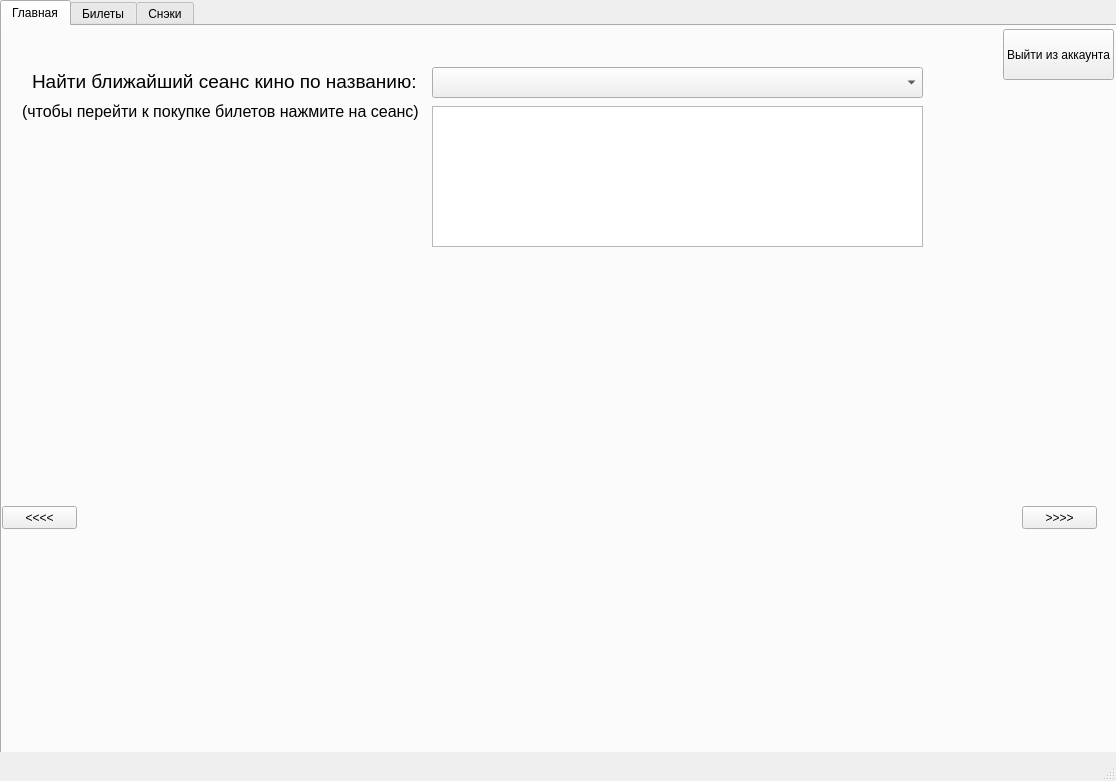
<?xml version="1.0" encoding="UTF-8"?>
<ui version="4.0">
 <class>MainWindow</class>
 <widget class="QMainWindow" name="MainWindow">
  <property name="geometry">
   <rect>
    <x>0</x>
    <y>0</y>
    <width>1116</width>
    <height>781</height>
   </rect>
  </property>
  <property name="windowTitle">
   <string>Сеть Кинотеатров</string>
  </property>
  <widget class="QWidget" name="centralwidget">
   <widget class="QTabWidget" name="tabWidget">
    <property name="geometry">
     <rect>
      <x>0</x>
      <y>0</y>
      <width>1121</width>
      <height>811</height>
     </rect>
    </property>
    <property name="currentIndex">
     <number>0</number>
    </property>
    <widget class="QWidget" name="tab">
     <attribute name="title">
      <string>Главная</string>
     </attribute>
     <widget class="QLabel" name="playbill_image">
      <property name="geometry">
       <rect>
        <x>0</x>
        <y>260</y>
        <width>1111</width>
        <height>481</height>
       </rect>
      </property>
      <property name="text">
       <string/>
      </property>
     </widget>
     <widget class="QPushButton" name="left_image">
      <property name="geometry">
       <rect>
        <x>0</x>
        <y>480</y>
        <width>75</width>
        <height>23</height>
       </rect>
      </property>
      <property name="text">
       <string>&lt;&lt;&lt;&lt;</string>
      </property>
     </widget>
     <widget class="QPushButton" name="right_image">
      <property name="geometry">
       <rect>
        <x>1020</x>
        <y>480</y>
        <width>75</width>
        <height>23</height>
       </rect>
      </property>
      <property name="text">
       <string>&gt;&gt;&gt;&gt;</string>
      </property>
     </widget>
     <widget class="QLabel" name="label_30">
      <property name="geometry">
       <rect>
        <x>30</x>
        <y>30</y>
        <width>421</width>
        <height>51</height>
       </rect>
      </property>
      <property name="font">
       <font>
        <pointsize>14</pointsize>
       </font>
      </property>
      <property name="text">
       <string>Найти ближайший сеанс кино по названию:</string>
      </property>
     </widget>
     <widget class="QListWidget" name="nearst_sessions">
      <property name="geometry">
       <rect>
        <x>430</x>
        <y>80</y>
        <width>491</width>
        <height>141</height>
       </rect>
      </property>
     </widget>
     <widget class="QLabel" name="label_31">
      <property name="geometry">
       <rect>
        <x>20</x>
        <y>60</y>
        <width>411</width>
        <height>51</height>
       </rect>
      </property>
      <property name="font">
       <font>
        <pointsize>12</pointsize>
       </font>
      </property>
      <property name="text">
       <string>(чтобы перейти к покупке билетов нажмите на сеанс)</string>
      </property>
     </widget>
     <widget class="QComboBox" name="title_nearst">
      <property name="geometry">
       <rect>
        <x>430</x>
        <y>41</y>
        <width>491</width>
        <height>31</height>
       </rect>
      </property>
      <property name="font">
       <font>
        <pointsize>11</pointsize>
       </font>
      </property>
     </widget>
    </widget>
    <widget class="QWidget" name="tab_2">
     <attribute name="title">
      <string>Билеты</string>
     </attribute>
     <widget class="QPushButton" name="pay">
      <property name="geometry">
       <rect>
        <x>880</x>
        <y>120</y>
        <width>75</width>
        <height>23</height>
       </rect>
      </property>
      <property name="text">
       <string>Купить</string>
      </property>
     </widget>
     <widget class="QComboBox" name="combo_time">
      <property name="geometry">
       <rect>
        <x>678</x>
        <y>20</y>
        <width>171</width>
        <height>22</height>
       </rect>
      </property>
     </widget>
     <widget class="QLabel" name="label_price">
      <property name="geometry">
       <rect>
        <x>860</x>
        <y>80</y>
        <width>71</width>
        <height>21</height>
       </rect>
      </property>
      <property name="font">
       <font>
        <pointsize>14</pointsize>
       </font>
      </property>
      <property name="text">
       <string>Сумма:</string>
      </property>
     </widget>
     <widget class="QLCDNumber" name="price">
      <property name="geometry">
       <rect>
        <x>920</x>
        <y>80</y>
        <width>91</width>
        <height>23</height>
       </rect>
      </property>
     </widget>
     <widget class="QComboBox" name="combo_cinema">
      <property name="geometry">
       <rect>
        <x>90</x>
        <y>20</y>
        <width>151</width>
        <height>22</height>
       </rect>
      </property>
     </widget>
     <widget class="QComboBox" name="combo_sessions">
      <property name="geometry">
       <rect>
        <x>430</x>
        <y>20</y>
        <width>151</width>
        <height>22</height>
       </rect>
      </property>
     </widget>
     <widget class="QComboBox" name="combo_halls">
      <property name="geometry">
       <rect>
        <x>327</x>
        <y>20</y>
        <width>51</width>
        <height>22</height>
       </rect>
      </property>
     </widget>
     <widget class="QPushButton" name="choose_btn">
      <property name="geometry">
       <rect>
        <x>858</x>
        <y>20</y>
        <width>101</width>
        <height>23</height>
       </rect>
      </property>
      <property name="text">
       <string>Выбрать место</string>
      </property>
     </widget>
     <widget class="QWidget" name="horizontalLayoutWidget">
      <property name="geometry">
       <rect>
        <x>70</x>
        <y>60</y>
        <width>761</width>
        <height>17</height>
       </rect>
      </property>
      <layout class="QHBoxLayout" name="horizontalLayout">
       <item>
        <widget class="QLabel" name="label_7">
         <property name="text">
          <string>1</string>
         </property>
        </widget>
       </item>
       <item>
        <widget class="QLabel" name="label_15">
         <property name="text">
          <string>2</string>
         </property>
        </widget>
       </item>
       <item>
        <widget class="QLabel" name="label_23">
         <property name="text">
          <string>3</string>
         </property>
        </widget>
       </item>
       <item>
        <widget class="QLabel" name="label_26">
         <property name="text">
          <string>4</string>
         </property>
        </widget>
       </item>
       <item>
        <widget class="QLabel" name="label_25">
         <property name="text">
          <string>5</string>
         </property>
        </widget>
       </item>
       <item>
        <widget class="QLabel" name="label_24">
         <property name="text">
          <string>6</string>
         </property>
        </widget>
       </item>
       <item>
        <widget class="QLabel" name="label_22">
         <property name="text">
          <string>7</string>
         </property>
        </widget>
       </item>
       <item>
        <widget class="QLabel" name="label_21">
         <property name="text">
          <string>8</string>
         </property>
        </widget>
       </item>
       <item>
        <widget class="QLabel" name="label_20">
         <property name="text">
          <string>9</string>
         </property>
        </widget>
       </item>
       <item>
        <widget class="QLabel" name="label_19">
         <property name="text">
          <string>10</string>
         </property>
        </widget>
       </item>
       <item>
        <widget class="QLabel" name="label_18">
         <property name="text">
          <string>11</string>
         </property>
        </widget>
       </item>
       <item>
        <widget class="QLabel" name="label_17">
         <property name="text">
          <string>12</string>
         </property>
        </widget>
       </item>
       <item>
        <widget class="QLabel" name="label_16">
         <property name="text">
          <string>13</string>
         </property>
        </widget>
       </item>
       <item>
        <widget class="QLabel" name="label_14">
         <property name="text">
          <string>14</string>
         </property>
        </widget>
       </item>
       <item>
        <widget class="QLabel" name="label_13">
         <property name="text">
          <string>15</string>
         </property>
        </widget>
       </item>
       <item>
        <widget class="QLabel" name="label_12">
         <property name="text">
          <string>16</string>
         </property>
        </widget>
       </item>
       <item>
        <widget class="QLabel" name="label_11">
         <property name="text">
          <string>17</string>
         </property>
        </widget>
       </item>
       <item>
        <widget class="QLabel" name="label_10">
         <property name="text">
          <string>18</string>
         </property>
        </widget>
       </item>
       <item>
        <widget class="QLabel" name="label_9">
         <property name="text">
          <string>19</string>
         </property>
        </widget>
       </item>
       <item>
        <widget class="QLabel" name="label_8">
         <property name="text">
          <string>20</string>
         </property>
        </widget>
       </item>
       <item>
        <widget class="QLabel" name="label_6">
         <property name="text">
          <string>21</string>
         </property>
        </widget>
       </item>
       <item>
        <widget class="QLabel" name="label_5">
         <property name="text">
          <string>22</string>
         </property>
        </widget>
       </item>
       <item>
        <widget class="QLabel" name="label_4">
         <property name="text">
          <string>23</string>
         </property>
        </widget>
       </item>
       <item>
        <widget class="QLabel" name="label_3">
         <property name="text">
          <string>24</string>
         </property>
        </widget>
       </item>
       <item>
        <widget class="QLabel" name="label_2">
         <property name="text">
          <string>25</string>
         </property>
        </widget>
       </item>
       <item>
        <widget class="QLabel" name="label_53">
         <property name="text">
          <string>26</string>
         </property>
        </widget>
       </item>
       <item>
        <widget class="QLabel" name="label_55">
         <property name="text">
          <string>27</string>
         </property>
        </widget>
       </item>
       <item>
        <widget class="QLabel" name="label_54">
         <property name="text">
          <string>28</string>
         </property>
        </widget>
       </item>
       <item>
        <widget class="QLabel" name="label_56">
         <property name="text">
          <string>29</string>
         </property>
        </widget>
       </item>
       <item>
        <widget class="QLabel" name="label_58">
         <property name="text">
          <string>30</string>
         </property>
        </widget>
       </item>
       <item>
        <widget class="QLabel" name="label_59">
         <property name="text">
          <string>31</string>
         </property>
        </widget>
       </item>
       <item>
        <widget class="QLabel" name="label_57">
         <property name="text">
          <string>32</string>
         </property>
        </widget>
       </item>
       <item>
        <widget class="QLabel" name="label_60">
         <property name="text">
          <string>33</string>
         </property>
        </widget>
       </item>
       <item>
        <widget class="QLabel" name="label_62">
         <property name="text">
          <string>34</string>
         </property>
        </widget>
       </item>
       <item>
        <widget class="QLabel" name="label_61">
         <property name="text">
          <string>35</string>
         </property>
        </widget>
       </item>
      </layout>
     </widget>
     <widget class="QWidget" name="verticalLayoutWidget">
      <property name="geometry">
       <rect>
        <x>30</x>
        <y>90</y>
        <width>16</width>
        <height>631</height>
       </rect>
      </property>
      <layout class="QVBoxLayout" name="verticalLayout">
       <item>
        <widget class="QLabel" name="label_63">
         <property name="text">
          <string>1</string>
         </property>
        </widget>
       </item>
       <item>
        <widget class="QLabel" name="label_69">
         <property name="text">
          <string>2</string>
         </property>
        </widget>
       </item>
       <item>
        <widget class="QLabel" name="label_74">
         <property name="text">
          <string>3</string>
         </property>
        </widget>
       </item>
       <item>
        <widget class="QLabel" name="label_75">
         <property name="text">
          <string>4</string>
         </property>
        </widget>
       </item>
       <item>
        <widget class="QLabel" name="label_79">
         <property name="text">
          <string>5</string>
         </property>
        </widget>
       </item>
       <item>
        <widget class="QLabel" name="label_81">
         <property name="text">
          <string>6</string>
         </property>
        </widget>
       </item>
       <item>
        <widget class="QLabel" name="label_83">
         <property name="text">
          <string>7</string>
         </property>
        </widget>
       </item>
       <item>
        <widget class="QLabel" name="label_106">
         <property name="text">
          <string>8</string>
         </property>
        </widget>
       </item>
       <item>
        <widget class="QLabel" name="label_110">
         <property name="text">
          <string>9</string>
         </property>
        </widget>
       </item>
       <item>
        <widget class="QLabel" name="label_112">
         <property name="text">
          <string>10</string>
         </property>
        </widget>
       </item>
       <item>
        <widget class="QLabel" name="label_114">
         <property name="text">
          <string>11</string>
         </property>
        </widget>
       </item>
       <item>
        <widget class="QLabel" name="label_116">
         <property name="text">
          <string>12</string>
         </property>
        </widget>
       </item>
       <item>
        <widget class="QLabel" name="label_119">
         <property name="text">
          <string>13</string>
         </property>
        </widget>
       </item>
       <item>
        <widget class="QLabel" name="label_121">
         <property name="text">
          <string>14</string>
         </property>
        </widget>
       </item>
       <item>
        <widget class="QLabel" name="label_120">
         <property name="text">
          <string>15</string>
         </property>
        </widget>
       </item>
       <item>
        <widget class="QLabel" name="label_118">
         <property name="text">
          <string>16</string>
         </property>
        </widget>
       </item>
       <item>
        <widget class="QLabel" name="label_117">
         <property name="text">
          <string>17</string>
         </property>
        </widget>
       </item>
       <item>
        <widget class="QLabel" name="label_115">
         <property name="text">
          <string>18</string>
         </property>
        </widget>
       </item>
       <item>
        <widget class="QLabel" name="label_113">
         <property name="text">
          <string>19</string>
         </property>
        </widget>
       </item>
       <item>
        <widget class="QLabel" name="label_111">
         <property name="text">
          <string>20</string>
         </property>
        </widget>
       </item>
       <item>
        <widget class="QLabel" name="label_109">
         <property name="text">
          <string>21</string>
         </property>
        </widget>
       </item>
       <item>
        <widget class="QLabel" name="label_108">
         <property name="text">
          <string>22</string>
         </property>
        </widget>
       </item>
       <item>
        <widget class="QLabel" name="label_107">
         <property name="text">
          <string>23</string>
         </property>
        </widget>
       </item>
       <item>
        <widget class="QLabel" name="label_82">
         <property name="text">
          <string>24</string>
         </property>
        </widget>
       </item>
       <item>
        <widget class="QLabel" name="label_80">
         <property name="text">
          <string>25</string>
         </property>
        </widget>
       </item>
       <item>
        <widget class="QLabel" name="label_78">
         <property name="text">
          <string>26</string>
         </property>
        </widget>
       </item>
       <item>
        <widget class="QLabel" name="label_77">
         <property name="text">
          <string>27</string>
         </property>
        </widget>
       </item>
       <item>
        <widget class="QLabel" name="label_76">
         <property name="text">
          <string>28</string>
         </property>
        </widget>
       </item>
       <item>
        <widget class="QLabel" name="label_73">
         <property name="text">
          <string>29</string>
         </property>
        </widget>
       </item>
       <item>
        <widget class="QLabel" name="label_72">
         <property name="text">
          <string>30</string>
         </property>
        </widget>
       </item>
      </layout>
     </widget>
     <widget class="QLabel" name="label">
      <property name="geometry">
       <rect>
        <x>20</x>
        <y>20</y>
        <width>121</width>
        <height>16</height>
       </rect>
      </property>
      <property name="font">
       <font>
        <weight>75</weight>
        <bold>true</bold>
       </font>
      </property>
      <property name="text">
       <string>Кинотеатр:</string>
      </property>
     </widget>
     <widget class="QLabel" name="label_27">
      <property name="geometry">
       <rect>
        <x>250</x>
        <y>20</y>
        <width>71</width>
        <height>16</height>
       </rect>
      </property>
      <property name="font">
       <font>
        <weight>75</weight>
        <bold>true</bold>
       </font>
      </property>
      <property name="text">
       <string>Номер зала:</string>
      </property>
     </widget>
     <widget class="QLabel" name="label_28">
      <property name="geometry">
       <rect>
        <x>390</x>
        <y>20</y>
        <width>47</width>
        <height>13</height>
       </rect>
      </property>
      <property name="font">
       <font>
        <weight>75</weight>
        <bold>true</bold>
       </font>
      </property>
      <property name="text">
       <string>Кино:</string>
      </property>
     </widget>
     <widget class="QLabel" name="label_29">
      <property name="geometry">
       <rect>
        <x>590</x>
        <y>20</y>
        <width>81</width>
        <height>16</height>
       </rect>
      </property>
      <property name="font">
       <font>
        <weight>75</weight>
        <bold>true</bold>
       </font>
      </property>
      <property name="text">
       <string>Дата и время:</string>
      </property>
     </widget>
     <widget class="QLabel" name="ticket_price">
      <property name="geometry">
       <rect>
        <x>860</x>
        <y>150</y>
        <width>241</width>
        <height>61</height>
       </rect>
      </property>
      <property name="font">
       <font>
        <pointsize>14</pointsize>
       </font>
      </property>
      <property name="text">
       <string>Цена за 1 билет: </string>
      </property>
     </widget>
     <widget class="QLabel" name="label_49">
      <property name="geometry">
       <rect>
        <x>890</x>
        <y>200</y>
        <width>81</width>
        <height>31</height>
       </rect>
      </property>
      <property name="font">
       <font>
        <pointsize>14</pointsize>
       </font>
      </property>
      <property name="text">
       <string>- занято</string>
      </property>
     </widget>
     <widget class="QLabel" name="label_50">
      <property name="geometry">
       <rect>
        <x>890</x>
        <y>230</y>
        <width>101</width>
        <height>31</height>
       </rect>
      </property>
      <property name="font">
       <font>
        <pointsize>14</pointsize>
       </font>
      </property>
      <property name="text">
       <string>- свободно</string>
      </property>
     </widget>
    </widget>
    <widget class="QWidget" name="tab_3">
     <attribute name="title">
      <string>Снэки</string>
     </attribute>
     <widget class="QLabel" name="label_32">
      <property name="geometry">
       <rect>
        <x>360</x>
        <y>-10</y>
        <width>231</width>
        <height>111</height>
       </rect>
      </property>
      <property name="font">
       <font>
        <pointsize>20</pointsize>
       </font>
      </property>
      <property name="text">
       <string>Снэки к фильмам</string>
      </property>
     </widget>
     <widget class="QLabel" name="label_33">
      <property name="geometry">
       <rect>
        <x>60</x>
        <y>90</y>
        <width>201</width>
        <height>61</height>
       </rect>
      </property>
      <property name="font">
       <font>
        <pointsize>15</pointsize>
       </font>
      </property>
      <property name="text">
       <string>Попкорн(сладкий):</string>
      </property>
     </widget>
     <widget class="QComboBox" name="popcorn_sweet_gramm">
      <property name="geometry">
       <rect>
        <x>250</x>
        <y>110</y>
        <width>71</width>
        <height>22</height>
       </rect>
      </property>
     </widget>
     <widget class="QSpinBox" name="popcorn_sweet_spin">
      <property name="geometry">
       <rect>
        <x>340</x>
        <y>110</y>
        <width>42</width>
        <height>22</height>
       </rect>
      </property>
     </widget>
     <widget class="QListWidget" name="check_list">
      <property name="geometry">
       <rect>
        <x>180</x>
        <y>420</y>
        <width>551</width>
        <height>301</height>
       </rect>
      </property>
     </widget>
     <widget class="QSpinBox" name="popcorn_salt_spin">
      <property name="geometry">
       <rect>
        <x>340</x>
        <y>170</y>
        <width>42</width>
        <height>22</height>
       </rect>
      </property>
     </widget>
     <widget class="QComboBox" name="popcorn_salt_gramm">
      <property name="geometry">
       <rect>
        <x>250</x>
        <y>170</y>
        <width>71</width>
        <height>22</height>
       </rect>
      </property>
     </widget>
     <widget class="QLabel" name="label_34">
      <property name="geometry">
       <rect>
        <x>60</x>
        <y>150</y>
        <width>201</width>
        <height>61</height>
       </rect>
      </property>
      <property name="font">
       <font>
        <pointsize>15</pointsize>
       </font>
      </property>
      <property name="text">
       <string>Попкорн(соленый):</string>
      </property>
     </widget>
     <widget class="QLabel" name="label_35">
      <property name="geometry">
       <rect>
        <x>60</x>
        <y>230</y>
        <width>201</width>
        <height>61</height>
       </rect>
      </property>
      <property name="font">
       <font>
        <pointsize>15</pointsize>
       </font>
      </property>
      <property name="text">
       <string>Начос(150гр):</string>
      </property>
     </widget>
     <widget class="QSpinBox" name="nachos_spin">
      <property name="geometry">
       <rect>
        <x>250</x>
        <y>250</y>
        <width>42</width>
        <height>22</height>
       </rect>
      </property>
     </widget>
     <widget class="QSpinBox" name="snickers_spin">
      <property name="geometry">
       <rect>
        <x>810</x>
        <y>250</y>
        <width>42</width>
        <height>22</height>
       </rect>
      </property>
     </widget>
     <widget class="QComboBox" name="coca_cola_gramm">
      <property name="geometry">
       <rect>
        <x>810</x>
        <y>110</y>
        <width>71</width>
        <height>22</height>
       </rect>
      </property>
     </widget>
     <widget class="QSpinBox" name="coca_cola_spin">
      <property name="geometry">
       <rect>
        <x>900</x>
        <y>110</y>
        <width>42</width>
        <height>22</height>
       </rect>
      </property>
     </widget>
     <widget class="QLabel" name="label_36">
      <property name="geometry">
       <rect>
        <x>600</x>
        <y>230</y>
        <width>221</width>
        <height>61</height>
       </rect>
      </property>
      <property name="font">
       <font>
        <pointsize>15</pointsize>
       </font>
      </property>
      <property name="text">
       <string>Батончик Snickers:</string>
      </property>
     </widget>
     <widget class="QLabel" name="label_37">
      <property name="geometry">
       <rect>
        <x>600</x>
        <y>90</y>
        <width>221</width>
        <height>61</height>
       </rect>
      </property>
      <property name="font">
       <font>
        <pointsize>15</pointsize>
       </font>
      </property>
      <property name="text">
       <string>Газировка Coca-Cola:</string>
      </property>
     </widget>
     <widget class="QComboBox" name="sprite_gramm">
      <property name="geometry">
       <rect>
        <x>810</x>
        <y>170</y>
        <width>71</width>
        <height>22</height>
       </rect>
      </property>
     </widget>
     <widget class="QLabel" name="label_38">
      <property name="geometry">
       <rect>
        <x>600</x>
        <y>150</y>
        <width>221</width>
        <height>61</height>
       </rect>
      </property>
      <property name="font">
       <font>
        <pointsize>15</pointsize>
       </font>
      </property>
      <property name="text">
       <string>Газировка Sprite:</string>
      </property>
     </widget>
     <widget class="QSpinBox" name="sprite_spin">
      <property name="geometry">
       <rect>
        <x>900</x>
        <y>170</y>
        <width>42</width>
        <height>22</height>
       </rect>
      </property>
     </widget>
     <widget class="QLabel" name="label_39">
      <property name="geometry">
       <rect>
        <x>760</x>
        <y>420</y>
        <width>171</width>
        <height>71</height>
       </rect>
      </property>
      <property name="font">
       <font>
        <pointsize>15</pointsize>
       </font>
      </property>
      <property name="text">
       <string>Сумма к оплате:</string>
      </property>
     </widget>
     <widget class="QLCDNumber" name="summa_lcd">
      <property name="geometry">
       <rect>
        <x>930</x>
        <y>450</y>
        <width>111</width>
        <height>23</height>
       </rect>
      </property>
     </widget>
     <widget class="QPushButton" name="pay_btn">
      <property name="geometry">
       <rect>
        <x>860</x>
        <y>500</y>
        <width>91</width>
        <height>31</height>
       </rect>
      </property>
      <property name="text">
       <string>Купить</string>
      </property>
     </widget>
     <widget class="QPushButton" name="clear_products">
      <property name="geometry">
       <rect>
        <x>330</x>
        <y>350</y>
        <width>75</width>
        <height>23</height>
       </rect>
      </property>
      <property name="text">
       <string>Очистить</string>
      </property>
     </widget>
     <widget class="QPushButton" name="add_product">
      <property name="geometry">
       <rect>
        <x>510</x>
        <y>350</y>
        <width>121</width>
        <height>23</height>
       </rect>
      </property>
      <property name="text">
       <string>Добавить товар(-ы)</string>
      </property>
     </widget>
     <widget class="QRadioButton" name="nachos_with">
      <property name="geometry">
       <rect>
        <x>90</x>
        <y>290</y>
        <width>101</width>
        <height>31</height>
       </rect>
      </property>
      <property name="font">
       <font>
        <pointsize>13</pointsize>
       </font>
      </property>
      <property name="text">
       <string>С соусом</string>
      </property>
     </widget>
     <widget class="QRadioButton" name="nachos_without">
      <property name="geometry">
       <rect>
        <x>90</x>
        <y>320</y>
        <width>111</width>
        <height>31</height>
       </rect>
      </property>
      <property name="font">
       <font>
        <pointsize>13</pointsize>
       </font>
      </property>
      <property name="text">
       <string>Без соуса</string>
      </property>
     </widget>
     <widget class="QLabel" name="message_snack">
      <property name="geometry">
       <rect>
        <x>760</x>
        <y>570</y>
        <width>311</width>
        <height>81</height>
       </rect>
      </property>
      <property name="font">
       <font>
        <pointsize>15</pointsize>
       </font>
      </property>
      <property name="text">
       <string/>
      </property>
     </widget>
     <widget class="QLabel" name="label_40">
      <property name="geometry">
       <rect>
        <x>390</x>
        <y>120</y>
        <width>47</width>
        <height>13</height>
       </rect>
      </property>
      <property name="font">
       <font>
        <pointsize>13</pointsize>
       </font>
      </property>
      <property name="text">
       <string>шт.</string>
      </property>
     </widget>
     <widget class="QLabel" name="label_41">
      <property name="geometry">
       <rect>
        <x>390</x>
        <y>180</y>
        <width>47</width>
        <height>13</height>
       </rect>
      </property>
      <property name="font">
       <font>
        <pointsize>13</pointsize>
       </font>
      </property>
      <property name="text">
       <string>шт.</string>
      </property>
     </widget>
     <widget class="QLabel" name="label_42">
      <property name="geometry">
       <rect>
        <x>300</x>
        <y>260</y>
        <width>47</width>
        <height>13</height>
       </rect>
      </property>
      <property name="font">
       <font>
        <pointsize>13</pointsize>
       </font>
      </property>
      <property name="text">
       <string>шт.</string>
      </property>
     </widget>
     <widget class="QLabel" name="label_43">
      <property name="geometry">
       <rect>
        <x>950</x>
        <y>120</y>
        <width>47</width>
        <height>13</height>
       </rect>
      </property>
      <property name="font">
       <font>
        <pointsize>13</pointsize>
       </font>
      </property>
      <property name="text">
       <string>шт.</string>
      </property>
     </widget>
     <widget class="QLabel" name="label_44">
      <property name="geometry">
       <rect>
        <x>950</x>
        <y>180</y>
        <width>47</width>
        <height>13</height>
       </rect>
      </property>
      <property name="font">
       <font>
        <pointsize>13</pointsize>
       </font>
      </property>
      <property name="text">
       <string>шт.</string>
      </property>
     </widget>
     <widget class="QLabel" name="label_45">
      <property name="geometry">
       <rect>
        <x>860</x>
        <y>260</y>
        <width>47</width>
        <height>13</height>
       </rect>
      </property>
      <property name="font">
       <font>
        <pointsize>13</pointsize>
       </font>
      </property>
      <property name="text">
       <string>шт.</string>
      </property>
     </widget>
     <widget class="QLabel" name="label_46">
      <property name="geometry">
       <rect>
        <x>410</x>
        <y>370</y>
        <width>101</width>
        <height>31</height>
       </rect>
      </property>
      <property name="font">
       <font>
        <pointsize>14</pointsize>
       </font>
      </property>
      <property name="text">
       <string>Корзина</string>
      </property>
     </widget>
     <widget class="QLabel" name="label_47">
      <property name="geometry">
       <rect>
        <x>1050</x>
        <y>450</y>
        <width>47</width>
        <height>21</height>
       </rect>
      </property>
      <property name="font">
       <font>
        <pointsize>13</pointsize>
       </font>
      </property>
      <property name="text">
       <string>р.</string>
      </property>
     </widget>
     <widget class="QLabel" name="label_48">
      <property name="geometry">
       <rect>
        <x>320</x>
        <y>400</y>
        <width>281</width>
        <height>16</height>
       </rect>
      </property>
      <property name="text">
       <string>(чтобы удалить товар нажмите на него в корзине)</string>
      </property>
     </widget>
    </widget>
   </widget>
   <widget class="QPushButton" name="exit_btn">
    <property name="geometry">
     <rect>
      <x>1003</x>
      <y>29</y>
      <width>111</width>
      <height>51</height>
     </rect>
    </property>
    <property name="text">
     <string>Выйти из аккаунта</string>
    </property>
   </widget>
  </widget>
  <widget class="QStatusBar" name="statusbar">
   <property name="font">
    <font>
     <pointsize>15</pointsize>
    </font>
   </property>
  </widget>
 </widget>
 <resources/>
 <connections/>
</ui>
